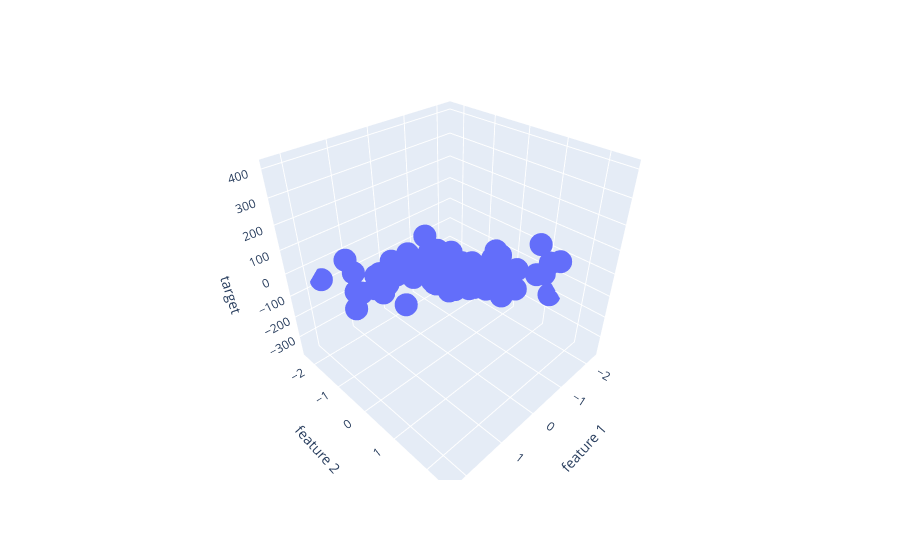

The notebook cell this image was saved under:
### Code cell
fig = px.scatter_3d(data, x='feature 1', y='feature 2', z='target')
fig.show()
